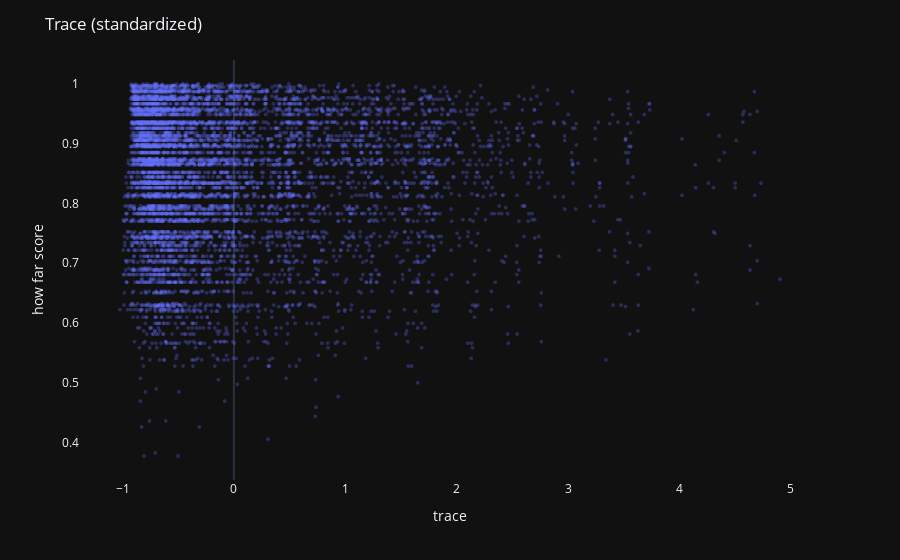
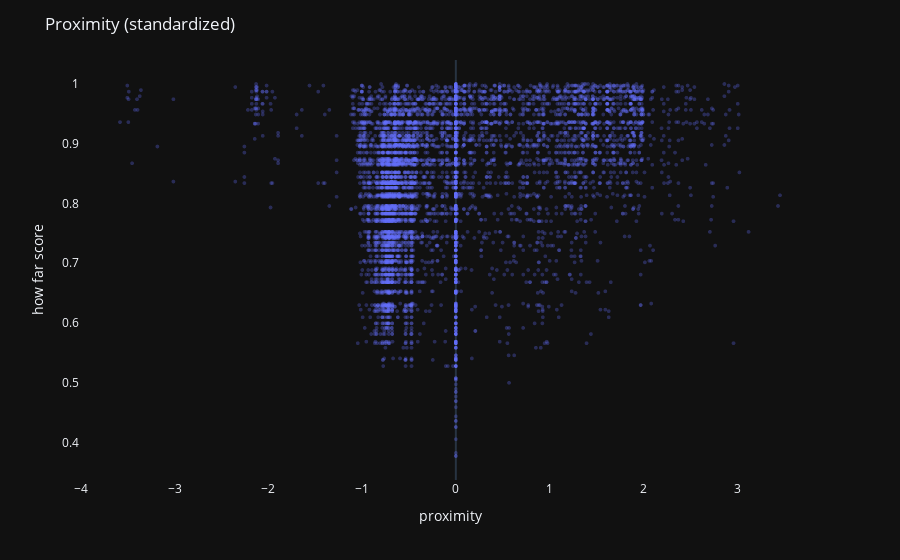

The notebook cell saved with these charts, in order:
### Code cell
# visualise key predictors:

ft.visualise_bird_predictors(tr, prox, hf)

### Figure 1 — Plotly figure (JSON) as saved in the notebook; plotly's stock layout.template omitted (floating-point values rounded to 4 significant figures; data arrays with more than 128 entries replaced by an {"elided": "..."} marker saying what was removed)
{"data": [{"hovertemplate": "trace=%{x}<br>how far score=%{y}<extra></extra>", "legendgroup": "", "marker": {"color": "#636efa", "opacity": 0.3, "size": 4, "symbol": "circle"}, "mode": "markers", "name": "", "showlegend": false, "type": "scattergl", "x": {"elided": "7605 float values"}, "xaxis": "x", "y": {"elided": "7605 float values"}, "yaxis": "y"}], "layout": {"legend": {"tracegroupgap": 0}, "margin": {"t": 60}, "title": {"text": "Trace (standardized)"}, "xaxis": {"anchor": "y", "domain": [0, 1], "showgrid": false, "title": {"text": "trace"}}, "yaxis": {"anchor": "x", "domain": [0, 1], "showgrid": false, "title": {"text": "how far score"}}}}

### Figure 2 — Plotly figure (JSON) as saved in the notebook; plotly's stock layout.template omitted (floating-point values rounded to 4 significant figures; data arrays with more than 128 entries replaced by an {"elided": "..."} marker saying what was removed)
{"data": [{"hovertemplate": "proximity=%{x}<br>how far score=%{y}<extra></extra>", "legendgroup": "", "marker": {"color": "#636efa", "opacity": 0.3, "size": 4, "symbol": "circle"}, "mode": "markers", "name": "", "showlegend": false, "type": "scattergl", "x": {"elided": "7605 float values"}, "xaxis": "x", "y": {"elided": "7605 float values"}, "yaxis": "y"}], "layout": {"legend": {"tracegroupgap": 0}, "margin": {"t": 60}, "title": {"text": "Proximity (standardized)"}, "xaxis": {"anchor": "y", "domain": [0, 1], "showgrid": false, "title": {"text": "proximity"}}, "yaxis": {"anchor": "x", "domain": [0, 1], "showgrid": false, "title": {"text": "how far score"}}}}
